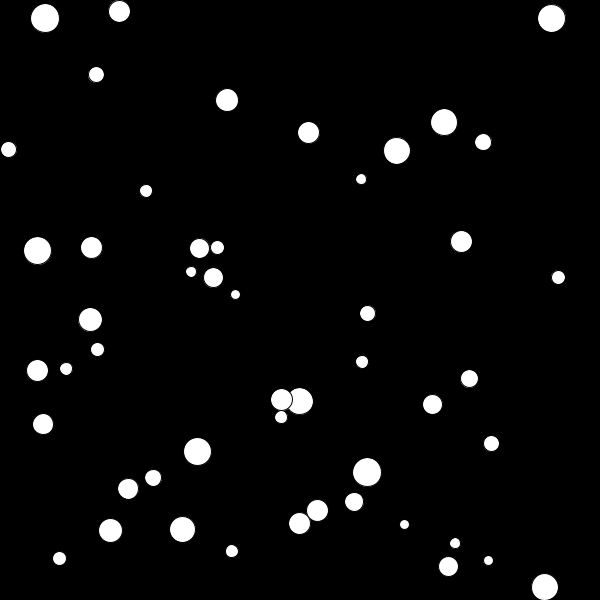
Frame 1 (no input)
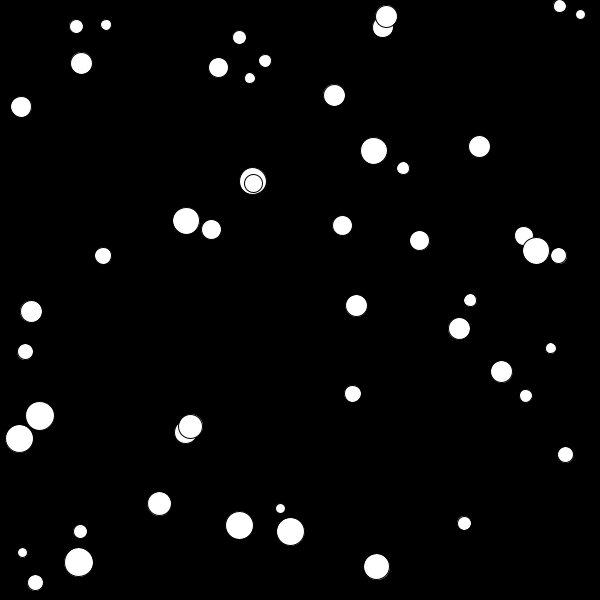
Frame 60 (the mouse pressed at the canvas centre just before this capture)
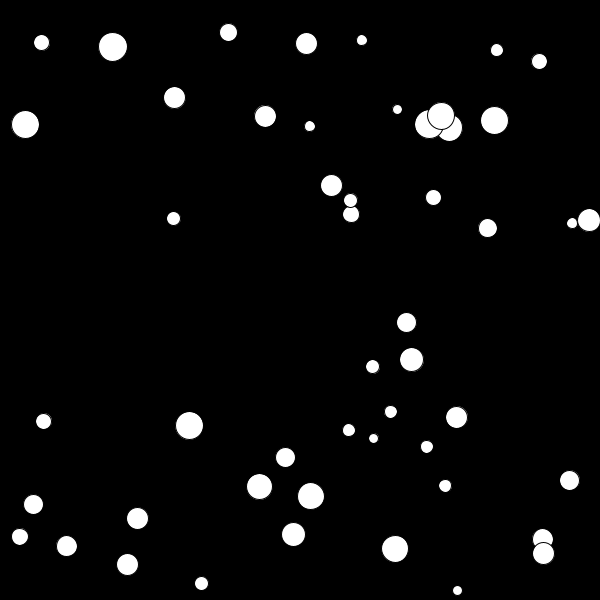
Frame 120 (the mouse held since frame 60 and released just before this capture)

The Processing sketch that drew these frames (run headless with seeded random() and noise(); from frame 60 on, the mouse is pressed at the canvas centre):

// Processing sketch: bounceBallVector
// ── bounceBallVector.pde
ArrayList<Ball> balls = new ArrayList<Ball>();
int numBalls = 50;


void setup(){
  size(600, 600);
  for(int i = 0; i < numBalls; i++){
    balls.add(new Ball()); 
  }
}

void draw(){
  //spotLight(255, 0, 255, width/2, height/2, 400, 0, 0, -1, PI/4, 5);
  background(0);
  
  for(Ball b : balls){
    b.move();
    b.checkBoundaries();
    b.display(); 
  }  
}

// ── Ball.pde
class Ball {
  PVector velocity, location;
  int size;

  Ball() {
    location = new PVector(random(width), random(height));
    velocity = new PVector(random(-10,10),random(-10,10));
    size = int(random(10,30));
  }
  
  void display() {
    fill(255);
    ellipse(location.x,location.y,size,size); 
  }
  
  void move(){
    location.add(velocity);  
  }
  
  void checkBoundaries() {
    if(location.x > width - size/2){
      location.x = width - size/2;
      velocity.x *= -1; 
    }
    if(location.x < 0 + size/2) {
      location.x = 0 + size/2;
      velocity.x *= -1; 
    }
    if(location.y > height - size/2){
      location.y = height - size/2;
      velocity.y *= -1;   
    }
    if(location.y < 0 + size/2){
      location.y = 0 + size/2;
      velocity.y *= -1; 
    } 
  }
}
